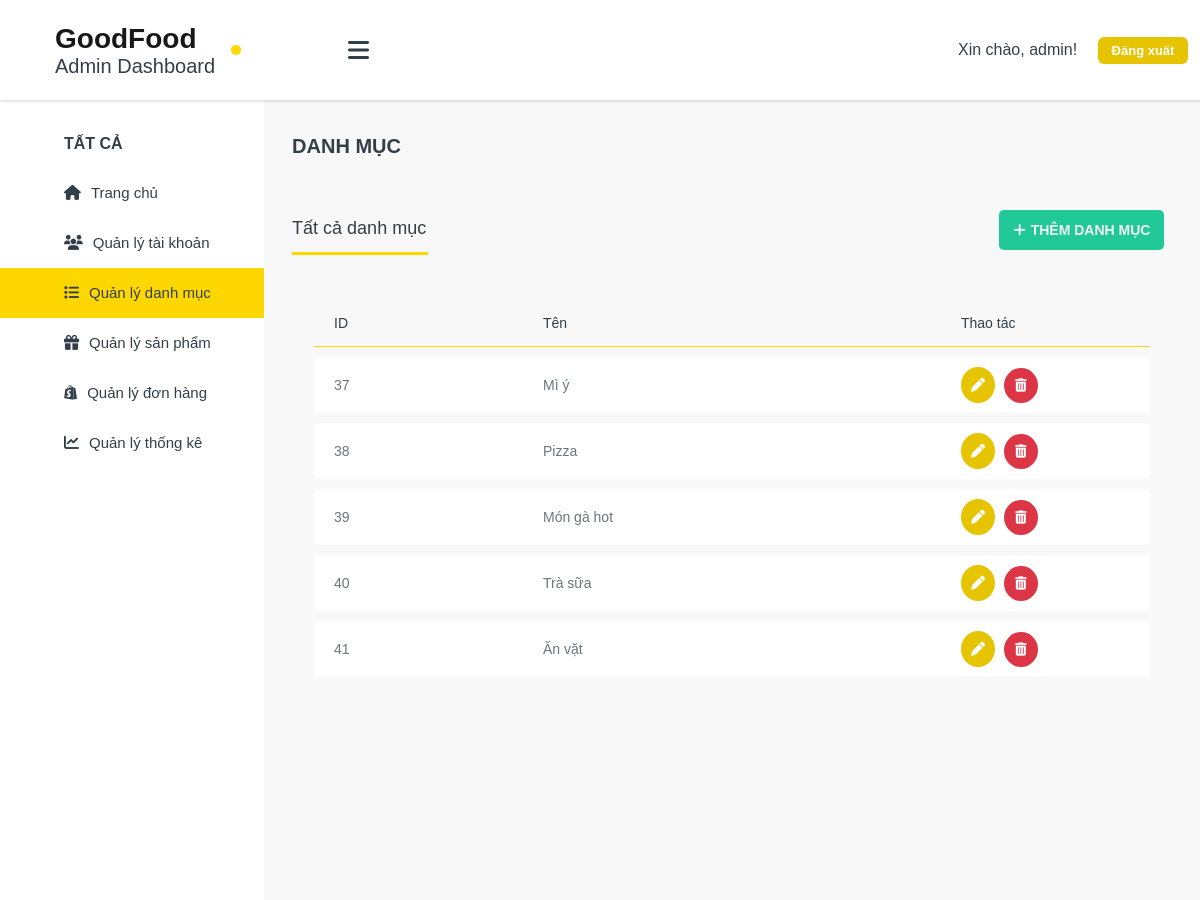
Page /admin/quanlydanhmuc.php (signed in) on the committed database.
### tables this page shows
CREATE TABLE `categories` (
  `ID` int(11) NOT NULL,
  `Name` varchar(100) NOT NULL,
  `imageCaterogy` varchar(255) NOT NULL
);

### admin/quanlydanhmuc.php (the view, shortened to what this page needs)
<?php
include_once "../admin/includes/header-admin.php";
include_once "../admin/includes/sidebar-admin.php";
include_once "../admin/includes/footer-admin.php";
?>
<article>
    <div class="content-container">
        <section id="section-quanlydanhmuc">
            <div class="form-qldm">
                <div class="quanlydanhmuc-title">
                    <h2>DANH MỤC</h2>
                </div>
                <div class="quanlydanhmuc-search">
                    <div class="all-danhmuc">
                        <h3 id="all-cate">Tất cả danh mục</h3>
                    </div>
                    <div class="find-all">
                        <div class="btn-add-category">
                            <button type="button" onclick="showAddCategory()"><i class="fa-solid fa-plus"
                                    id="add-icon"></i>THÊM DANH MỤC</button>
                        </div>
                    </div>
                </div>
                <div class="form-qldm-container">
                    <div class="table-category">
                        <?php
                                $sql = "SELECT ID, Name, imageCaterogy FROM categories";
                                $result = mysqli_query($conn, $sql);?>
                        <table>
                            <thead>
                                <tr>
                                    <th>ID</th>
                                    <th>Tên</th>
                                    <th class="thaotac">Thao tác</th>
                                </tr>
                            </thead>
                            <tbody>
                                <?php
                                if ($result->num_rows > 0) {
                                    while($row = $result->fetch_assoc()) {
                                        echo "<tr>";
                                        echo "<td class='small-column'>" . $row["ID"] . "</td>";
                                        echo "<td class='large-column'>" . $row["Name"] . "</td>";
                                        echo "<td class='small-column'>
                                                <a id='actinon-edit-btn' href='edit_category.php?id=" . $row["ID"] . "'><i class='fa-solid fa-pen'></i></a>
                                                <button id='actinon-delete-btn' onclick='deleteCategory(" . $row["ID"] . ")'><i class='fa-solid fa-trash-can'></i></button></td>";
                                        echo "</tr>";
                                    }
                                } else {
                                    echo "<tr><td colspan='3'>Không có danh mục nào.</td></tr>";
                                }
                            ?>
                            </tbody>
                        </table>
                    </div>
                </div>
            </div>
        </section>
    </div>
</article>

### admin/assets/css/admin.css (style rules this page uses)
* { margin: 0; padding: 0; box-sizing: border-box; }
body { font-family: "Poppins", sans-serif; }
html { scroll-behavior: smooth; }
:root { --primary: #3399ff; --secondary: #ebedef; --success: #51cc8a; --danger: #ef376e; --warning: #ffcc00; --info: #747af2; --light: #f0f4f7; --dark: #636f83; --text: #37383b; --white: #ffffff; --bs-blue: #0d6efd; --bs-indigo: #6610f2; --bs-purple: #6f42c1; --bs-pink: #d63384; --bs-red: #dc3545; --bs-orange: #fd7e14; --bs-yellow: #fed700; --bs-green: #198754; --bs-teal: #20c997; --bs-cyan: #0dcaf0; --bs-white: #fff; --bs-gray: #6c757d; --bs-ec-dark: #181818; --bs-ec-dark-body: #d9d9d9; --bs-primary: #fed700; --bs-ec-primary: #fed700; --bs-ec-primary-d: #e7c400; --bs-secondary: #6c757d; --bs-success: #198754; --bs-info: #0dcaf0; --bs-warning: #fed700; --bs-danger: #dc3545; --bs-light: #f8f9fa; --bs-dark: #333e48; --bs-dark1: #f5f5f5; --bs-dark2: #eaeaea; --bs-dark3: #f8f8f8; --bs-gradient: linear-gradient( 180deg, rgba(255, 255, 255, 0.15), rgba(255, 255, 255, 0) ); }
article { width: 78%; height: 100vh; background-color: var(--light); position: absolute; top: 100px; right: 0; }
.content-container { width: 100%; height: 100%; background-color: var(--success); display: flex; justify-content: center; align-items: flex-start; }
#section-quanlydanhmuc { width: 100%; height: 100%; background-color: var(--danger); }
.quanlydanhmuc-title { width: 94%; height: 80px; padding-top: 15px; margin: 0 auto; }
.quanlydanhmuc-title h2 { font-size: 20px; font-weight: 700; color: var(--bs-dark); }
.form-qldm { display: flex; flex-direction: column; align-items: center; width: 100%; height: 100%; padding: 20px 0px; background-color: var(--bs-dark3); }
.form-qldm-container { width: 100%; height: auto; background-color: var(--bs-dark3); margin: 0 auto; border-radius: 5px; position: relative; padding: 30px 50px; }
.quanlydanhmuc-search { width: 94%; height: 60px; display: flex; justify-content: space-between; align-items: center; margin: 0 auto; position: relative; }
.all-danhmuc { width: 136px; height: 50px; border-bottom: 3px solid var(--bs-ec-primary); display: flex; justify-content: start; align-items: center; }
.all-danhmuc h3 { font-size: 18px; font-weight: 400; color: var(--bs-dark); }
#add-icon { top: 9px; right: 124px; color: var(--bs-white); }
.find-all { display: flex; justify-content: center; align-items: center; position: relative; width: 500px; height: 60px; }
.btn-add-category button, .btn-add-product button { width: 165px; height: 40px; border-radius: 5px; border: none; font-size: 14px; font-weight: 600; background-color: var(--bs-teal); color: var(--light); cursor: pointer; }
.btn-add-category, .btn-add-product { display: flex; justify-content: space-between; align-items: center; }
.btn-add-category i, .btn-add-product i { font-size: 14px; margin-right: 5px; }
.table-category { width: 100%; height: auto; margin: 0 auto; }
.table-category table { border-collapse: 0; width: 100%; border-spacing: 0 10px; }
.table-category table thead tr th { padding: 15px 20px; font-size: 14px; font-weight: 500; color: var(--bs-dark); text-align: left; border-bottom: 1px solid var(--bs-ec-primary); }
.table-category table tbody tr td { text-align: left; padding: 10px 20px; font-size: 14px; color: var(--bs-gray); background-color: var(--bs-white); }
.large-column { width: 40%; }
.small-column { width: 20%; }
#actinon-edit-btn { display: inline-block; padding: 10px 10px; background-color: var(--bs-ec-primary-d); border-radius: 50%; border: none; color: var(--bs-white); cursor: pointer; transition: all 0.3s ease; margin-right: 5px; }
#actinon-delete-btn { display: inline-block; padding: 10px 11px; background-color: var(--bs-danger); border-radius: 50%; border: none; color: var(--bs-white); cursor: pointer; transition: all 0.3s ease; }
.large-column { width: 20%; }
.small-column { width: 10%; }

### rows in the picture
categories: ID "37", Name "Mì ý"
categories: ID "38", Name "Pizza"
categories: ID "39", Name "Món gà hot"
categories: ID "40", Name "Trà sữa"
categories: ID "41", Name "Ăn vặt"

### other values in the picture
$_SESSION['username'] "admin"
